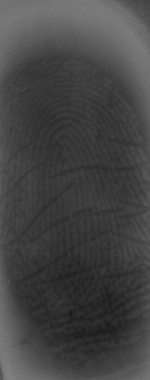
#> input picture 0016_1_001.bmp, 150 x 380 px
$ python fourier_transform.py
#> lines starting #> are read from the running program, lines starting #| are printed output that depends on the picture
#%%
from sys import flags
import cv2
import numpy as np
import matplotlib.pyplot as plt
plt.rcParams["font.family"] = ["Microsoft"]
# %%

src = cv2.imread('0016_1_001.bmp', flags = cv2.IMREAD_GRAYSCALE)
#> src is the input picture: shape (380, 150); min 23, max 130, mean 68.1
dft = cv2.dft(np.float32(src), flags = cv2.DFT_COMPLEX_OUTPUT)
# dftshift = np.fft.fftshift(dft)

## magnitude and fftshift can re
# spectrum = 20 * np.log(cv2.magnitude(dft[:, :, 0], dft[:, :, 1]))
spectrum = 20 * np.log(cv2.magnitude(dft[:, :, 0], dft[:, :, 1]))
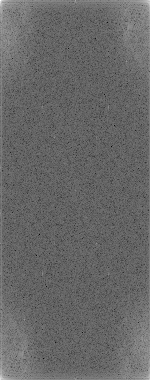
#> spectrum: shape (380, 150) float32; min -8.65, max 303.4, mean 118.5; drawn with min black and max white


dftshift = np.fft.fftshift(spectrum)
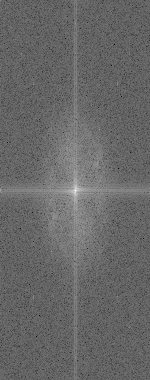
#> dftshift: shape (380, 150) float32; min -8.65, max 303.4, mean 118.5; drawn with min black and max white

plt.subplot(1, 2, 1)
plt.imshow(src, cmap="gray")
plt.title("finger image time domain")
plt.axis("off")

plt.subplot(1, 2, 2)
plt.imshow(dftshift, cmap="gray")
plt.title("finger image frequency domain")
plt.axis("off")

plt.show


# %%
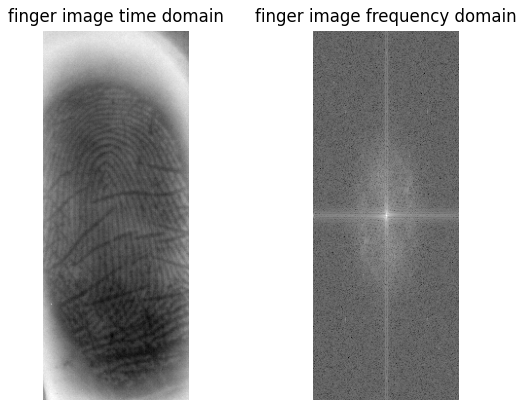
#> figure drawn by matplotlib, 2 panels
